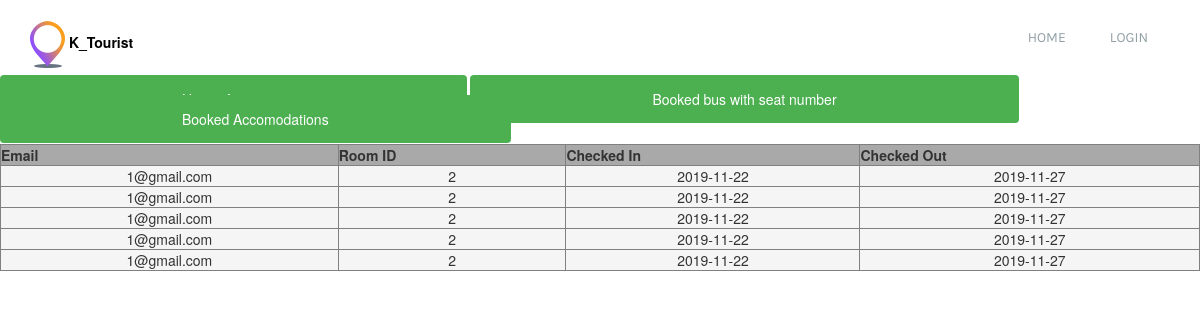
The page /travelix/busTicket-master/booked_acomodation.php on the database its author committed.
### tables this page shows
CREATE TABLE `room_book` (
  `id` int(100) NOT NULL,
  `u_id` varchar(100) NOT NULL,
  `r_id` int(100) NOT NULL,
  `c_in` date NOT NULL,
  `c_out` date NOT NULL
);

### travelix/busTicket-master/booked_acomodation.php (the view, shortened to what this page needs)
<!DOCTYPE html>
<html>
<head>
    <link rel="stylesheet" href="travelix/busTicket-master/css/bootstrap.min.css">
    <link rel="stylesheet" href="travelix/more_info/css/animate.min.css">
    <?php include 'pro_header.php'; ?>
    <a href="user_information.php" class="ui">User information</a>
    <a href="booked_bus.php" class="ui">Booked bus with seat number</a>
    <a href="" class="ui">Booked Accomodations</a>
</head>
<body>
<header>
    <table style="text-align: center;width: 100%;margin-top: 15px" border="1">
        <tr>
            <th>Email</th>
            <th>Room ID</th>
            <th>Checked In</th>
            <th>Checked Out</th>
        </tr>
        <?php
        include '../init.php';
        $query = "select * from room_book";
        $results=mysqli_query($con, $query);
        while ($row=mysqli_fetch_array($results))
        {
            echo"<tr><td>".$row['u_id']."</td><td>".$row['r_id']."</td><td>".$row['c_in']."</td><td>".$row['c_out']."</td></tr>";
        }
        ?>
    </table>
</header>
</body>
</html>

### travelix/busTicket-master/css/style.css (style rules this page uses)
* { margin: 0; padding: 0; }
a,a:hover { text-decoration: none; }

### travelix/busTicket-master/booked_acomodation.php (style rules this page uses)
th { background-color: darkgray; }
td { background-color: whitesmoke; }
.ui { width: 33.0%; background-color: #4CAF50; color: white; padding: 14px 182px; margin: 8px 0; border: none; border-radius: 4px; cursor: pointer; }

### rows shown on the page
room_book: u "1@gmail.com", r "2", c_in "2019-11-22", c_out "2019-11-27"
room_book: u "1@gmail.com", r "2", c_in "2019-11-22", c_out "2019-11-27"
room_book: u "1@gmail.com", r "2", c_in "2019-11-22", c_out "2019-11-27"
room_book: u "1@gmail.com", r "2", c_in "2019-11-22", c_out "2019-11-27"
room_book: u "1@gmail.com", r "2", c_in "2019-11-22", c_out "2019-11-27"
